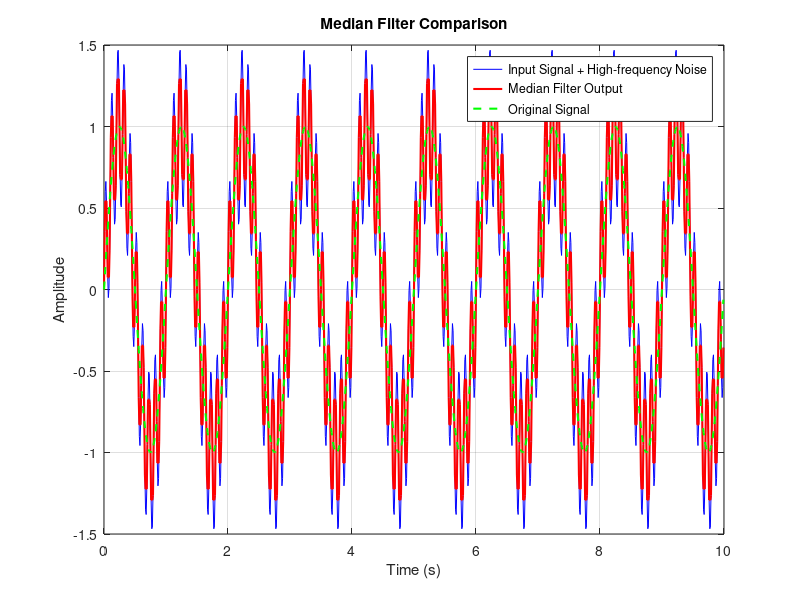

Recreate this plot in MATLAB.
% Median Filter Comparison
clc;
clear;
close all;

% กำหนดตัวแปร
N = 1000;               % จำนวนจุดข้อมูล
fs = 100;               % ความถี่สุ่มตัวอย่าง 100 Hz
n = 0:N-1;              % ลำดับจุดข้อมูล
t = n/fs;               % เวลา

% สร้างสัญญาณต้นฉบับ
s2 = sin(2*pi*1*n/fs);

% เพิ่ม Noise ความถี่สูง
x2 = s2 + 0.5*sin(2*pi*10*n/fs);

% กรองสัญญาณด้วย Median Filter
M = 5;                  % ขนาดหน้าต่าง 5 จุด
y2 = medfilt1(x2,M);    % สัญญาณหลังกรอง

% แสดงกราฟเปรียบเทียบ 3 เส้น
figure;
plot(t,x2,'b');         % สีน้ำเงิน: สัญญาณที่มี Noise
hold on;
plot(t,y2,'r','LineWidth',1.5); % สีแดง: สัญญาณหลังกรอง
plot(t,s2,'g--','LineWidth',1.5); % สีเขียวประ: สัญญาณต้นฉบับ

xlabel('Time (s)');
ylabel('Amplitude');
title('Median Filter Comparison');
legend('Input Signal + High-frequency Noise', ...
    'Median Filter Output', ...
    'Original Signal');
grid on;
hold off;
